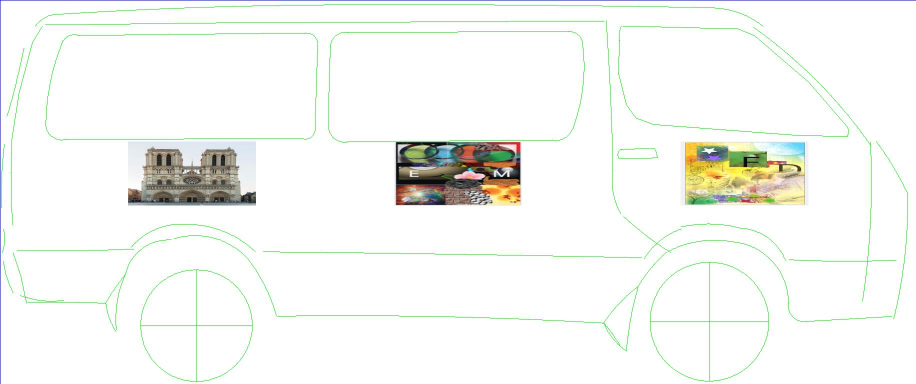
#> input picture src/resources/Reference_Taxi_Body_Outline.jpg, 1831 x 767 px (shown at 1/2 size)
$ python add_markers.py
#> lines starting #> are read from the running program, lines starting #| are printed output that depends on the picture; after the words box and inside, x2 and y2 are one past the last pixel; in counts of white or black regions, pixels touching at a corner belong together
#> further down, reference_image is the input picture: shape (767, 1831, 3); mean B, G, R 242.8, 246.7, 244.8
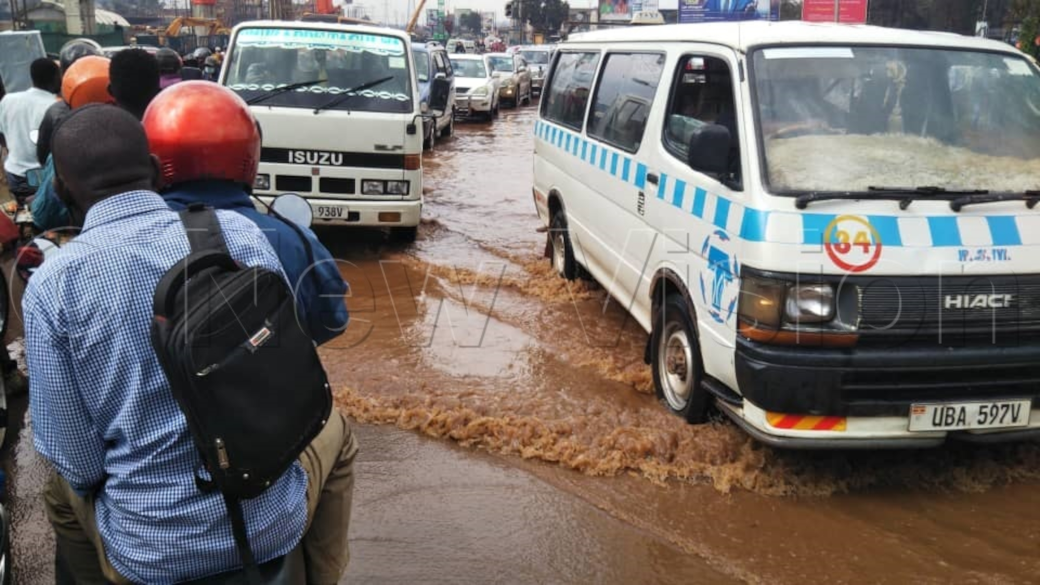
#> input picture src/resources/test9.jpg, 3120 x 1755 px (shown at 1/3 size)
#> further down, input_image is the input picture: shape (1755, 3120, 3); mean B, G, R 105.8, 107.9, 114.6

import json
import numpy as np
import matplotlib.pyplot as plt
import cv2

MAX_DISPLAY_SIZE = 1080
points1, points2 = [], []


def resize_image(image):
    height, width = image.shape[:2]
#> height = 767; width = 1831
    max_dim = max(height, width)
#> max_dim = 1831
    if max_dim > MAX_DISPLAY_SIZE:
        scaling_factor = MAX_DISPLAY_SIZE / float(max_dim)
#> scaling_factor = 0.59
        new_size = (int(width * scaling_factor), int(height * scaling_factor))
#> new_size = (1080, 452)
        image_resized = cv2.resize(image, new_size, interpolation=cv2.INTER_AREA)
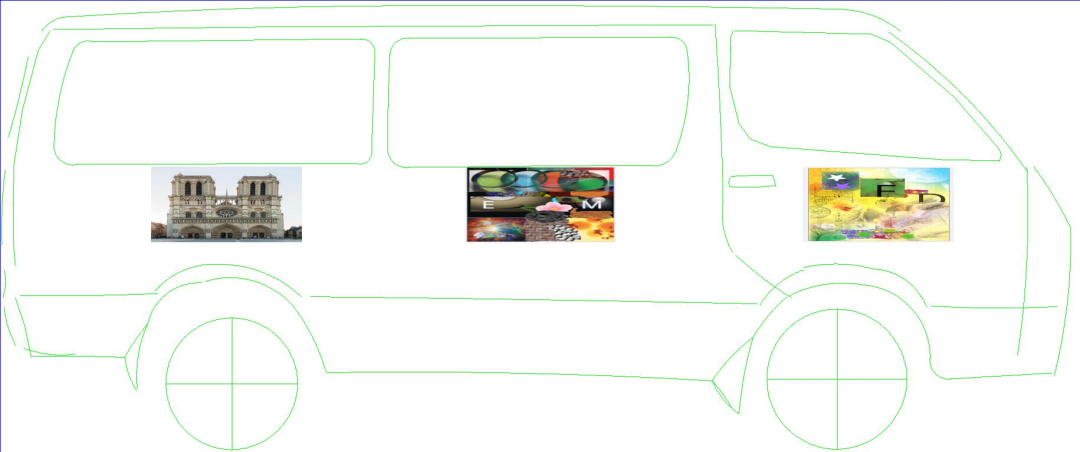
#> image_resized: shape (452, 1080, 3); mean B, G, R 242.8, 246.7, 244.8
        return image_resized, scaling_factor
    return image, 1.0

def select_points(event, x, y, flags, param):
    global points1, points2, selecting_first_image

    if event == cv2.EVENT_LBUTTONDOWN:
        if selecting_first_image:
            points1.append((x, y))
            cv2.circle(image1_display, (x, y), 5, (0, 0, 255), -1)
            cv2.imshow("Select points in first image", image1_display)
        else:
            points2.append((x, y))
            cv2.circle(image2_display, (x, y), 5, (0, 0, 255), -1)
            cv2.imshow("Select points in second image", image2_display)

def get_homography(img1, img2):
    global image1, image2, image1_display, image2_display, selecting_first_image
    image1, image2 = img1.copy(), img2.copy()
    image1_display, scale1 = resize_image(image1)
#> scale1 = 0.59
    image2_display, scale2 = resize_image(image2)
#> in resize_image (call 2), `image_resized = cv2.resize(image, new_size, interpolation=cv2.INTER_AR..`:
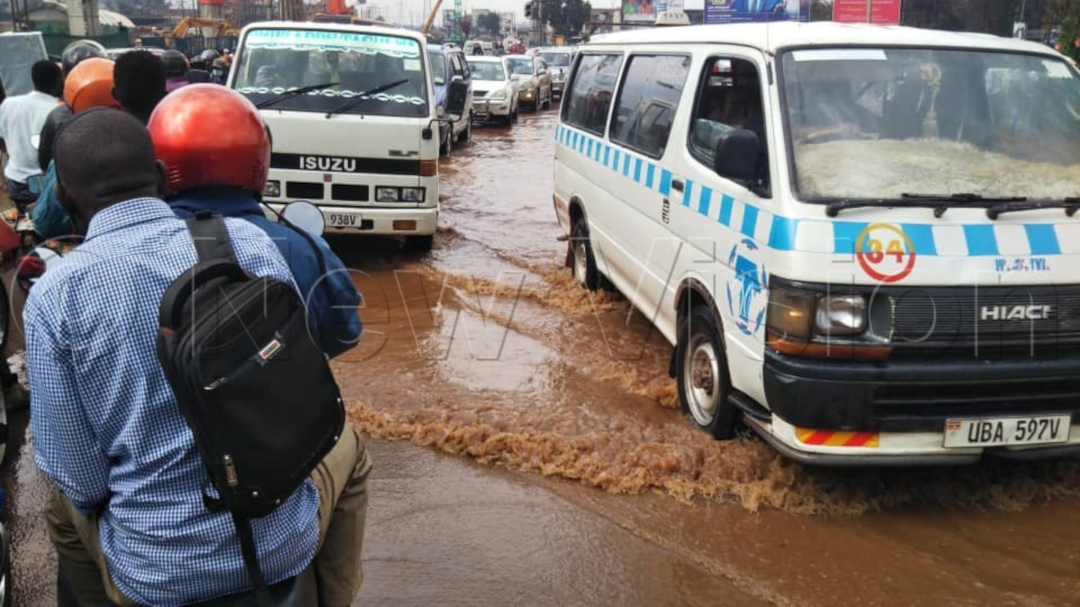
#> image_resized: shape (607, 1080, 3); mean B, G, R 105.8, 107.9, 114.6
#> scale2 = 0.346
    selecting_first_image = True
    cv2.imshow("Select points in first image", image1_display)
    cv2.setMouseCallback("Select points in first image", select_points)
    cv2.waitKey(0)
    cv2.destroyAllWindows()
    selecting_first_image = False
    cv2.imshow("Select points in second image", image2_display)
    cv2.setMouseCallback("Select points in second image", select_points)
    cv2.waitKey(0)
    cv2.destroyAllWindows()
    if len(points1) < 4 or len(points2) < 4:
        print("Error: Select at least 4 points in both images!")
        return None, None
    pts1 = np.array(points1, dtype=np.float32) * (1 / scale1)
    pts2 = np.array(points2, dtype=np.float32) * (1 / scale2)
    homography_matrix, _ = cv2.findHomography(pts1, pts2, cv2.RANSAC,2.0)
    print("Homography Matrix:\n", homography_matrix)
    matched_img = draw_matches(image1, pts1, image2, pts2)
    _, ax = plt.subplots()
    ax.imshow(cv2.cvtColor(matched_img,cv2.COLOR_BGR2RGB))
    plt.title("Matched Points")
    plt.show()
    height, width, _ = img2.shape
    warped_img = cv2.warpPerspective(img1, homography_matrix, (width, height))
    overlay = cv2.addWeighted(img2, 0.5, warped_img, 0.5, 0)
    _, ax = plt.subplots()
    ax.imshow(cv2.cvtColor(overlay,cv2.COLOR_BGR2RGB))
    plt.title("Warped Image Overlay")
    plt.show()
    return homography_matrix, matched_img

def draw_matches(img1, pts1, img2, pts2):
    h1, w1 = img1.shape[:2]
    h2, w2 = img2.shape[:2]
    result = np.zeros((max(h1, h2), w1 + w2, 3), dtype=np.uint8)
    result[:h1, :w1] = img1
    result[:h2, w1:w1 + w2] = img2
    for p1, p2 in zip(pts1, pts2):
        pt1 = (int(p1[0]), int(p1[1]))
        pt2 = (int(p2[0]) + w1, int(p2[1]))
        cv2.line(result, pt1, pt2, (0, 255, 0), 2)
        cv2.circle(result, pt1, 5, (0, 0, 255), -1)
        cv2.circle(result, pt2, 5, (0, 0, 255), -1)
    return result

def parse_json_to_masks(json_path, img_shape):
#> called with json_path = 'resources/Taxi_Reference_Masks.json', img_shape = (767, 1831, 3)
    with open(json_path, 'r') as file:
#> (reads src/resources/Taxi_Reference_Masks.json from the repository)
        data = json.load(file)
    img_data = list(data["_via_img_metadata"].values())[0]
    taxi_body_mask = np.zeros(img_shape, dtype=np.uint8)
    markers_mask = np.zeros(img_shape, dtype=np.uint8)
    for region in img_data["regions"]:
        shape = region["shape_attributes"]
        roi_type = region["region_attributes"]["SIFT_ROI"]
        if shape["name"] == "rect":
            x, y, w, h = shape["x"], shape["y"], shape["width"], shape["height"]
            mask = markers_mask if roi_type == "markers" else None
        elif shape["name"] == "polygon":
            points = np.array(list(zip(shape["all_points_x"], shape["all_points_y"])), dtype=np.int32)
            mask = taxi_body_mask if roi_type == "taxi_body" else None
        else:
            continue
        if mask is not None:
            if shape["name"] == "rect":
                cv2.rectangle(mask, (x, y), (x + w, y + h), (255, 255, 255), thickness=-1)
            elif shape["name"] == "polygon":
                cv2.fillPoly(mask, [points], (255, 255, 255))
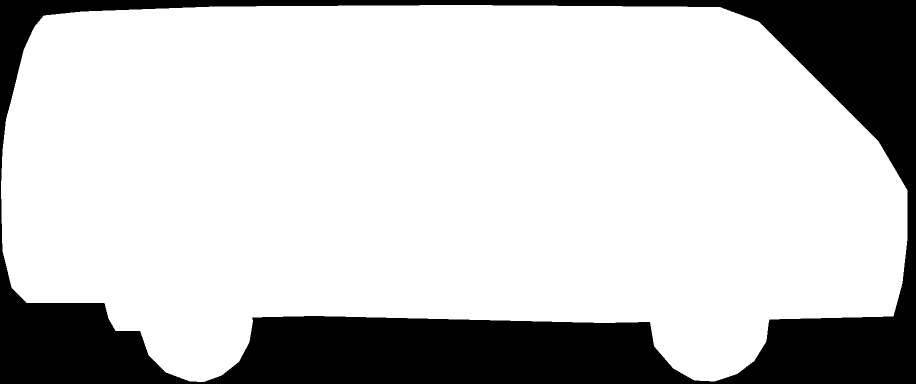
#> mask: shape (767, 1831, 3) (shown at 1/2 size); 78.5% white; 1 black region, box (x1, y1, x2, y2) and area: (0, 0, 1831, 767) 301957
    return taxi_body_mask, markers_mask

def apply_mask(image, mask):
    mask = mask.astype(np.uint8)
    if len(mask.shape) == 2:
        mask = cv2.merge([mask, mask, mask])
    if image.dtype != mask.dtype:
        mask = mask.astype(image.dtype)
    masked_image = cv2.bitwise_and(image, mask)
    return masked_image

def warp_and_blend(ref_image, input_image, mask, homography, flag = 1, feather_size=3):
#> called with flag = 1, feather_size = 3
    mask_gray = cv2.cvtColor(mask, cv2.COLOR_BGR2GRAY)
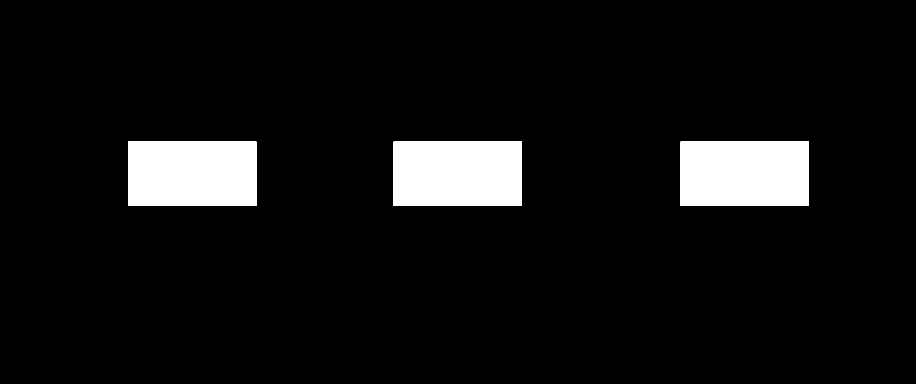
#> mask_gray: shape (767, 1831) (shown at 1/2 size); 7.1% white; 3 white regions, box (x1, y1, x2, y2) and area: (256, 283, 513, 412) 33153, (787, 283, 1044, 412) 33153, (1361, 283, 1618, 412) 33153
    _, binary_mask = cv2.threshold(mask_gray, 1, 255, cv2.THRESH_BINARY)
    if flag < 0:
        homography = np.linalg.inv(homography)
    height, width = input_image.shape[:2]
#> height = 1755; width = 3120
#> (the run stopped early here; a loop or call above may not have finished)
